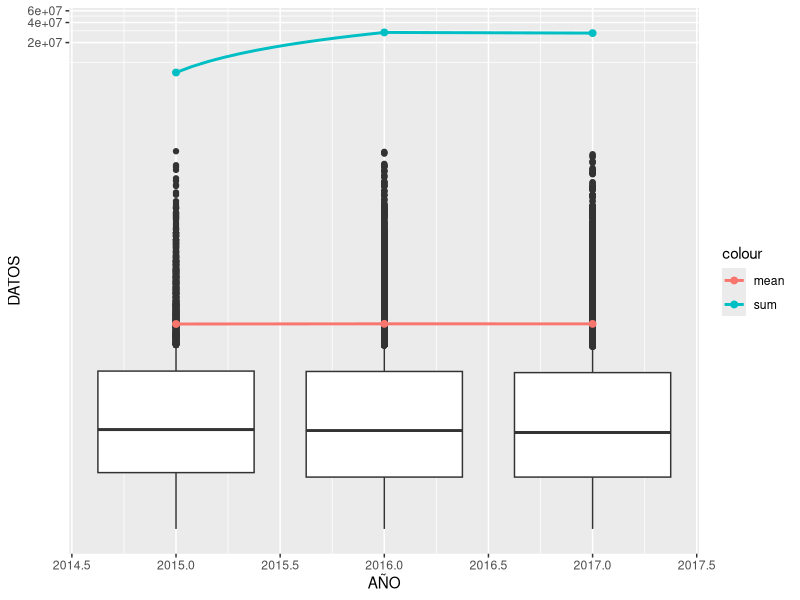
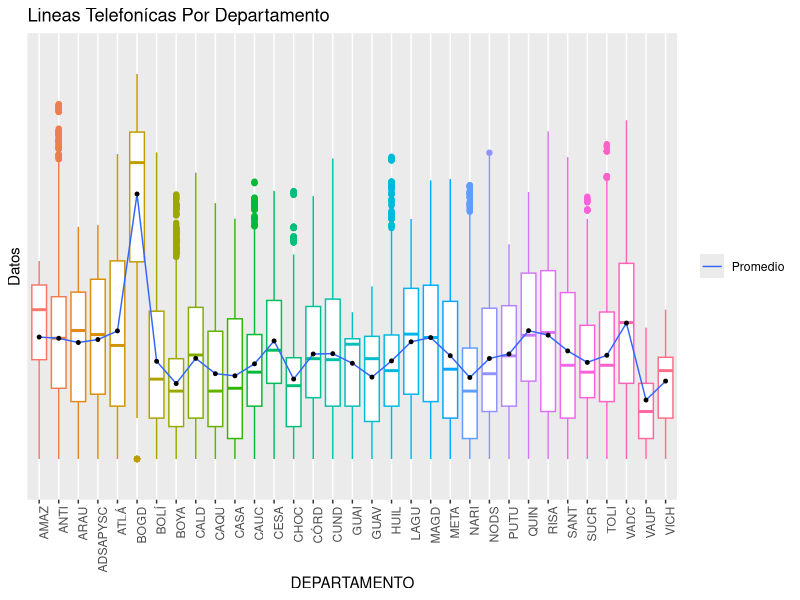
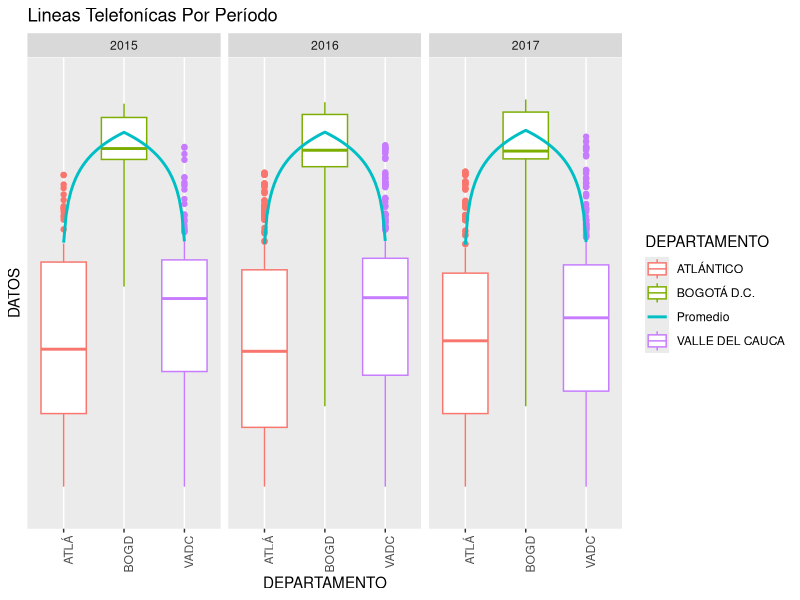
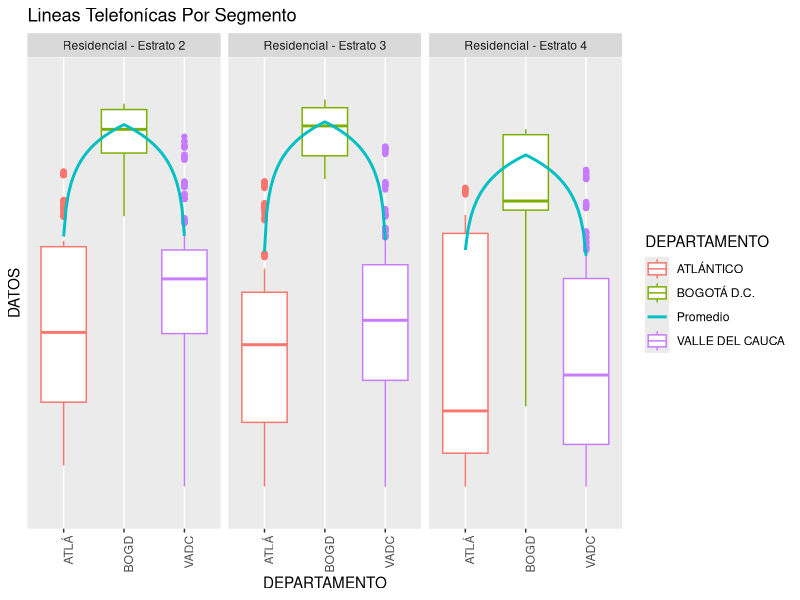
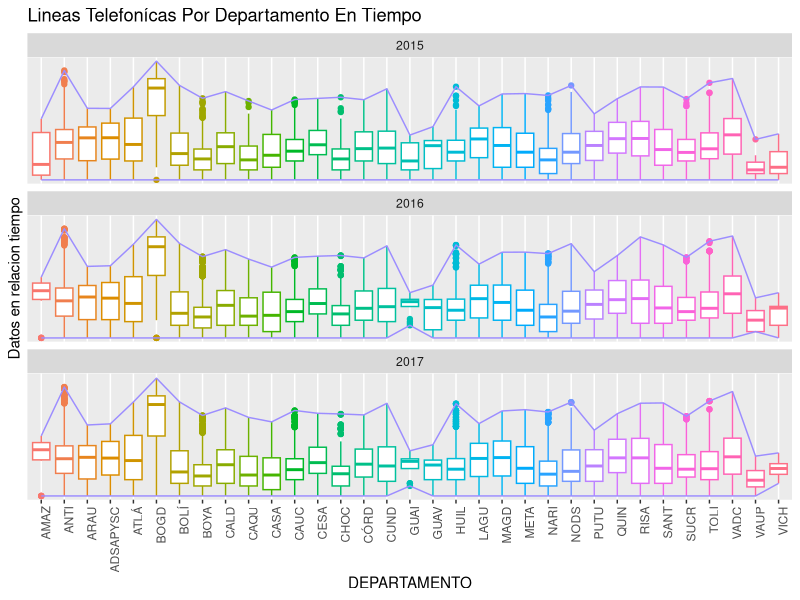
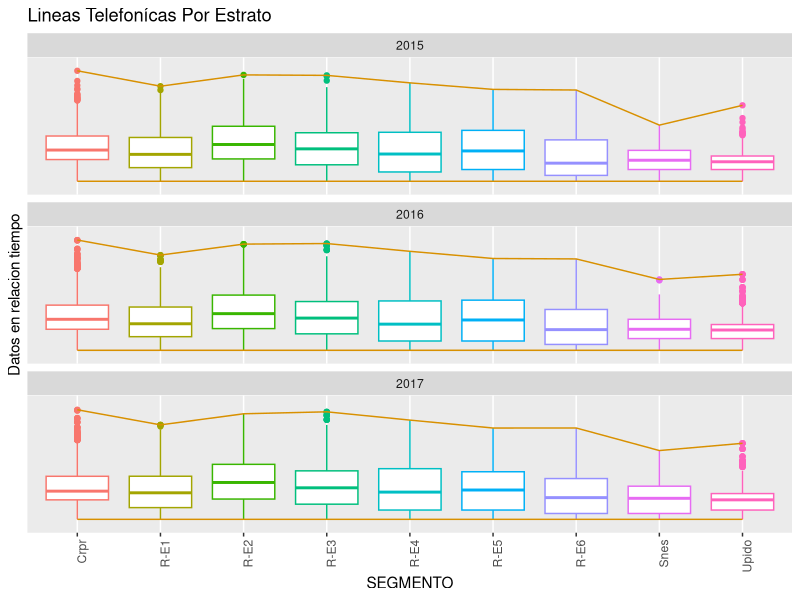
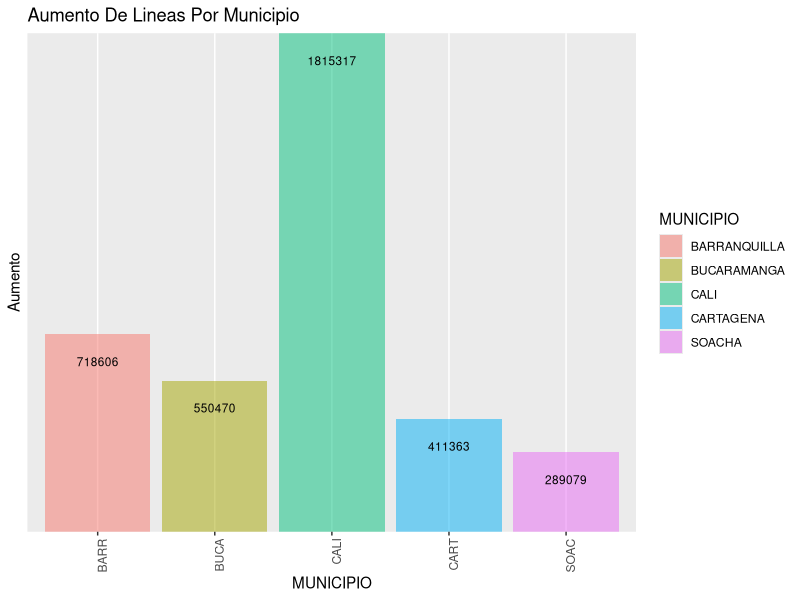
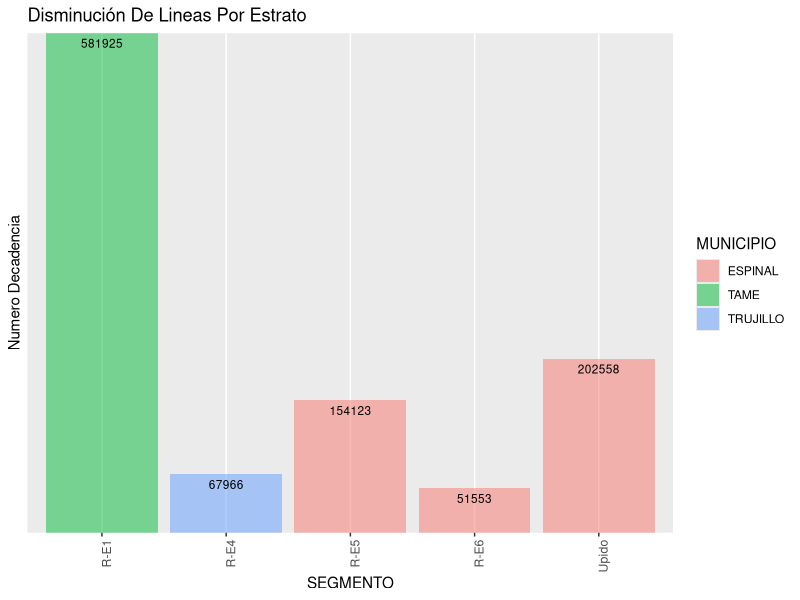

These figures' R source, in order:
## ---- chunk 1
knitr::opts_chunk$set(echo = TRUE)
## ---- chunk 2
library(stringr)
## ---- chunk 3
# leemos los datos como siempre
data_sad <- read.csv("data.csv")
data_fine <- data_sad
## ---- chunk 4
# creamos una funcion para ahorrar algo de codigo
año <- function(my.string,expre){
  # mandamos la string y la expresion regular
  #mas info al respecto: https://rstudio-pubs-static.s3.amazonaws.com/74603_76cd14d5983f47408fdf0b323550b846.html
    p <- str_extract(my.string, expre)
    # reemplazamos todo por lo que retornemos en P
    str_replace_all(my.string, "Periodo_...._." , p)
}
## ---- chunk 5
library(data.table)
# una belleza de librería
# hay que dar crédito; pero se modifica para adaptarla
# https://stackoverflow.com/questions/37756389/r-convert-multiple-columns-into-single-column 
setDT(data_fine)
# con esto creamos solo dos columnas; en una de ellas el nombre de las columnas de periodo_xxxx_x y en otra los datos relacionados
data_nice<- melt(data_fine, measure.vars  = patterns("^Periodo"),
      value.name = c("DATOS"), 
      variable.name = "PERIODO",
      variable.factor = FALSE,
      #elimina los NA
      na.rm = TRUE)
data_temp <- data_nice
## ---- chunk 6
  z <- data_temp$PERIODO
# en periodo esta lo que necesitamos; por eso tomamos el año y el periodo por aparte
  data_temp$AÑO <- as.integer(año(z,"20.."))
  data_temp$PERIODO <- as.integer(año(z,".$"))
  # los '-' se reemplazan por NA
  data_temp$DATOS <- as.integer(data_temp$DATOS)
## ---- chunk 7
summary(data_temp)
## ---- chunk 8
library(dplyr)
## ---- chunk 9
library(tidyr)
# eliminando nos NA y 0
data_mela <- data_temp %>%
          filter(!is.na(DATOS) & DATOS != 0) %>%
          droplevels()
## ---- chunk 10
summary(data_mela)
## ---- chunk 11
library(dplyr)
resumen <- data_mela %>% 
           group_by(AÑO) %>%
           summarise(promedio = mean(DATOS),
                     desvEst  = sd(DATOS),
                     sum = sum(DATOS))
resumen
## ---- chunk 12
library(ggplot2)
boxe <- data_mela
  boxe <- boxe%>% select(AÑO, DATOS)
ggplot(boxe, aes(x=AÑO, y=DATOS, group=AÑO))+
    geom_boxplot()+
    stat_summary(fun.y = "mean",geom = "smooth", 
                 aes(colour = "mean",group=1),
                 size = 1) + coord_trans(y="log10")+
    stat_summary(fun.y = "mean",geom = "point", 
                 aes(colour = "mean",group=1),
                 size = 2) + coord_trans(y="log10")+
    
      stat_summary(fun.y = "sum",geom = "smooth", 
                 aes(colour = "sum",group=1),
                 size = 1) + coord_trans(y="log10")+
      stat_summary(fun.y = "sum",geom = "point", 
                 aes(colour = "sum",group=1),
                 size = 2) + coord_trans(y="log10")

## ---- chunk 13
boxe2 <- data_mela
## ---- chunk 14
library(dplyr)
resumen1 <- data_mela %>% 
           group_by(SEGMENTO) %>%
           summarise(promedio = mean(DATOS),
                     desvEst  = sd(DATOS),
                     sum = sum(DATOS))
resumen1
## ---- chunk 15
library(ggplot2)
library(dplyr)
# generamos la grafica; seleccionando lo útil
  boxe2 <- boxe2%>% select(DEPARTAMENTO, DATOS, SEGMENTO, AÑO)
ggplot(boxe2, aes(y=log10(DATOS), x=DEPARTAMENTO, group=DEPARTAMENTO, angle = 45))+
    geom_boxplot(aes(colour = DEPARTAMENTO))+
    scale_colour_discrete(guide=FALSE)+
    # theme(hjust = 1)+
    # facet_wrap(~ AÑO, ncol = 3) +
    # algo de estilos
    theme(axis.text.x = element_text(angle = 90, hjust = 1))+
    #se resumen los nombres; son muy largos
    scale_x_discrete(label=abbreviate)+
    scale_y_discrete(label=abbreviate)+
      stat_summary(fun.y = "mean",geom = "smooth", 
                 aes(fill = "Promedio",group=1),
                 size = 0.5) +
        stat_summary(fun.y = "mean",geom = "point", 
                 aes(group=1),
                 size = 1)+
  labs(title = "Lineas Telefonícas Por Departamento", y="Datos")+
  theme(legend.title=element_blank())  

  
    # geom_smooth(data = resumen1, 
    #            aes(SEGMENTO, log(promedio), colour = "promedio", group=1),
    #            size = 1, stat="identity")+
    #   geom_point(data = resumen1, 
    #            aes(SEGMENTO, log(promedio), colour = "promedio", group=1),
    #            size = 2, stat="identity")
## ---- chunk 16
library(dplyr)
boxe3 <- data_mela
# separamos los estratos que nos interesan
  boxe3 <- boxe3%>% select(DEPARTAMENTO, DATOS, SEGMENTO, AÑO)%>%
  filter(SEGMENTO %in% "Residencial - Estrato 2" |  SEGMENTO %in% "Residencial - Estrato 3" | SEGMENTO %in% "Residencial - Estrato 4")
## ---- chunk 17
library(dplyr)
# un anlisis con lo que se tiene
resumen2 <- boxe3 %>% 
           group_by(DEPARTAMENTO) %>%
           summarise(promedio = mean(DATOS),
                     desvEst  = sd(DATOS),
                     sum = sum(DATOS),
                     max = max(DATOS))
resumen2[order(-resumen2$promedio),] 
## ---- chunk 18
library(dplyr)
# separamos los deptos que nos interesan
  boxe3 <- boxe3%>% select(DEPARTAMENTO, DATOS, SEGMENTO, AÑO)%>%
  filter(DEPARTAMENTO %in% "BOGOTÁ D.C." |  DEPARTAMENTO %in% "VALLE DEL CAUCA" |DEPARTAMENTO %in% "ATLÁNTICO")

## ---- chunk 19
resumen3 <- boxe3 %>% 
           group_by(DEPARTAMENTO) %>%
           summarise(promedio = mean(DATOS),
                     desvEst  = sd(DATOS),
                     sum = sum(DATOS),
                     max = max(DATOS))

resumen3
## ---- chunk 20
resumen33 <- boxe3 %>% 
           group_by(SEGMENTO) %>%
           summarise(promedio = mean(DATOS),
                     desvEst  = sd(DATOS),
                     sum = sum(DATOS),
                     max = max(DATOS))

resumen33
## ---- chunk 21
library(ggplot2)

ggplot(boxe3, aes(y=DATOS, x=DEPARTAMENTO, group=DEPARTAMENTO, angle = 45))+
    geom_boxplot(aes(colour = DEPARTAMENTO))+
    facet_wrap(~ AÑO, ncol = 3) +
    theme(axis.text.x = element_text(angle = 90, hjust = 1))+
    scale_x_discrete(label=abbreviate)+
    scale_y_discrete(label=abbreviate)+
      stat_summary(fun.y = "mean",geom = "smooth", 
                 aes(colour = "Promedio",group=1),
                 size = 1) + coord_trans(y="log10")+
    labs(title = "Lineas Telefonícas Por Período")
## ---- chunk 22
library(ggplot2)

ggplot(boxe3, aes(y=DATOS, x=DEPARTAMENTO, group=DEPARTAMENTO, angle = 45))+
    geom_boxplot(aes(colour = DEPARTAMENTO))+
    facet_wrap(~ SEGMENTO, ncol = 3) +
    theme(axis.text.x = element_text(angle = 90, hjust = 1))+
    scale_x_discrete(label=abbreviate)+
    scale_y_discrete(label=abbreviate)+
      stat_summary(fun.y = "mean",geom = "smooth", 
                 aes(colour = "Promedio",group=1),
                 size = 1) + coord_trans(y="log10")+
    labs(title = "Lineas Telefonícas Por Segmento")
## ---- chunk 23
boxe4 <- data_mela
## ---- chunk 24
resumen4 <- boxe4 %>% 
           group_by(DEPARTAMENTO,AÑO) %>%
           summarise(promedio = mean(DATOS),
                     desvEst  = sd(DATOS),
                     sum = sum(DATOS),
                     max = max(DATOS))

resumen4[order(-resumen4$promedio),] 
## ---- chunk 25
library(ggplot2)
library(dplyr)
# generamos la grafica; seleccionando lo útil
  boxe4 <- boxe4%>% select(DEPARTAMENTO, DATOS, AÑO)
ggplot(boxe4, aes(y=logb(DATOS,base=2), x=DEPARTAMENTO, group=DEPARTAMENTO, angle = 45))+
    geom_boxplot(aes(colour = DEPARTAMENTO))+
    scale_colour_discrete(guide=FALSE)+
    # theme(hjust = 1)+
     facet_wrap(~ AÑO, nrow  = 3) +
    # algo de estilos
    theme(axis.text.x = element_text(angle = 90, hjust = 1))+
    #se resumen los nombres; son muy largos
    scale_x_discrete(label=abbreviate)+
    scale_y_discrete(label=abbreviate)+
    stat_summary(fun.y = "max",geom = "smooth", 
                 aes(colour = "Promedio",group=1),
                 size = 0.5) +
      stat_summary(fun.y = "min",geom = "smooth", 
                 aes(colour = "Promedio",group=1),
                 size = 0.5)+
    labs(title = "Lineas Telefonícas Por Departamento En Tiempo", y="Datos en relacion tiempo")
## ---- chunk 26
boxe5 <- data_mela
## ---- chunk 27
resumen5 <- boxe5 %>% 
           group_by(SEGMENTO,AÑO) %>%
           summarise(promedio = mean(DATOS),
                     desvEst  = sd(DATOS),
                     sum = sum(DATOS),
                     max = max(DATOS))

resumen5[order(-resumen5$promedio),] 
## ---- chunk 28
library(ggplot2)
library(dplyr)
# generamos la grafica; seleccionando lo útil
  boxe5 <- boxe5%>% select(SEGMENTO, DATOS, AÑO)
ggplot(boxe5, aes(y=logb(DATOS,base=14), x=SEGMENTO, group=SEGMENTO, angle = 45))+
    geom_boxplot(aes(colour = SEGMENTO))+
    scale_colour_discrete(guide=FALSE)+
    # theme(hjust = 1)+
     facet_wrap(~ AÑO, nrow  = 3) +
    # algo de estilos
    theme(axis.text.x = element_text(angle = 90, hjust = 1))+
    #se resumen los nombres; son muy largos
    scale_x_discrete(label=abbreviate)+
    scale_y_discrete(label=abbreviate)+
    stat_summary(fun.y = "max",geom = "smooth", 
                 aes(colour = "Promedio",group=1),
                 size = 0.5) +
    stat_summary(fun.y = "min",geom = "smooth", 
                 aes(colour = "Promedio",group=1),
                 size = 0.5)+  labs(title = "Lineas Telefonícas Por Estrato", y="Datos en relacion tiempo")
## ---- chunk 29
boxe6 <- data_mela
## ---- chunk 30
library(dplyr)
box2015 <- boxe6 %>% 
           group_by(MUNICIPIO,AÑO) %>%
           summarise(sumdos = sum(DATOS))%>%
  filter(AÑO %in% "2015")

# resumen 2016
box2016 <- boxe6 %>% 
           group_by(MUNICIPIO,AÑO) %>%
           summarise(sumdos = sum(DATOS))%>%
  filter(AÑO %in% "2016")


# resumen 2017
box2017 <- boxe6 %>% 
           group_by(MUNICIPIO,AÑO) %>%
           summarise(sumdos = sum(DATOS))%>%
  filter(AÑO %in% "2017")

## ---- chunk 31
box15_16_17 <- NULL
box15_16<- NULL
## ---- chunk 32
# similar a la calibración de celulares en el proyeco final se une lo obtendio anteriormente
box_15_16 <- box2015 %>%
          select(MUNICIPIO, AÑO, sumdos)%>%
           inner_join(select(box2016,MUNICIPIO, AÑO, sumdos), 
                      by = "MUNICIPIO")
box15_16_17 <- box_15_16 %>%
           inner_join(select(box2017,MUNICIPIO, AÑO, sumdos), 
                      by = "MUNICIPIO")
box15_16_17 <- as.data.frame(box15_16_17)
## ---- chunk 33
data_deptxy <- box15_16_17 %>%
            filter(sumdos.x > sumdos.y)
  data_deptxy$dif <- data_deptxy$sumdos.y - data_deptxy$sumdos
  data_deptxy
## ---- chunk 34
data_deptys <- box15_16_17 %>%
            filter(sumdos.y > sumdos)
  data_deptys$dif <- data_deptys$sumdos.y - data_deptys$sumdos
  arrange(data_deptys, desc(dif))
## ---- chunk 35
library(dplyr)
box2015ed <- boxe6 %>% 
           group_by(MUNICIPIO,AÑO,SEGMENTO) %>%
           summarise(sumdos = sum(DATOS))%>%
  filter(AÑO %in% "2015")


# resumen 2016
box2016ed <- boxe6 %>% 
           group_by(MUNICIPIO,AÑO,SEGMENTO) %>%
           summarise(sumdos = sum(DATOS))%>%
  filter(AÑO %in% "2016")


# resumen 2017
box2017ed <- boxe6 %>% 
           group_by(MUNICIPIO,AÑO,SEGMENTO) %>%
           summarise(sumdos = sum(DATOS))%>%
  filter(AÑO %in% "2017")

## ---- chunk 36
box2015ed <- as.data.frame(group_by(box2015ed, SEGMENTO))
box2016ed <- as.data.frame(group_by(box2016ed, SEGMENTO))
box2017ed <- as.data.frame(group_by(box2017ed, SEGMENTO))
## ---- chunk 37
summary(box2015ed)
## ---- chunk 38
library(plyr)
# similar al de la calibración, pero para el caso se debe usar otra función, la anterior no sirvió
box_15_16ed <- NULL
box_15_16ed <- merge(box2015ed, box2016ed, all = TRUE, by = "row.names")
box_15_16_17ed <- merge(box_15_16ed, box2017ed, all = TRUE, by = "row.names")
## ---- chunk 39
# se elimina la redundancia de datos
box_15_16_17ed$Row.names <-NULL
box_15_16_17ed$Row.names <-NULL
## ---- chunk 40
data_deptestra <- box_15_16_17ed %>%
            filter(sumdos.x <  sumdos.y)
  d1516 <- data_deptestra$sumdos.y - data_deptestra$sumdos.x
  data_deptestra$dif_15_16 <- d1516
  arrange(data_deptestra, desc(dif_15_16))
## ---- chunk 41
data_deptestra <- data_deptestra %>%
            filter(sumdos.y <  sumdos)
  d1617 <- data_deptestra$sumdos - data_deptestra$sumdos.y
  data_deptestra$dif_16_17 <- d1617
  data_deptestra$dif_15_16_17 <- d1617 + data_deptestra$dif_15_16
  data_deptestra <- data_deptestra[, -c(1:8)] 
  data_deptestra$AÑO <- NULL
  arrange(data_deptestra, desc(dif_15_16_17))
## ---- chunk 42
data_mun<- box15_16_17 %>%
            filter(sumdos.x <  sumdos.y &sumdos.y <  sumdos)
  d <- data_mun$sumdos.y - data_mun$sumdos.x
  data_mun$dif_15_16_17 <- d
  # data_mun <- data_mun[c(1, 5),] 
  data_mun <- arrange(data_mun, desc(dif_15_16_17))
  cincomun <- data_mun[c(1:5),] 
  cincomun
## ---- chunk 43
library(ggplot2)

    
ggplot(cincomun, aes(MUNICIPIO,dif_15_16_17,group=(MUNICIPIO)))+
    geom_histogram(aes(fill =MUNICIPIO), stat = "identity",alpha = 0.5)+
  geom_text(aes(label = dif_15_16_17, y = dif_15_16_17-100000), size = 3)+
  # theme(legend.position = "bottom") + 
  labs(title = "Aumento De Lineas Por Municipio", y="Aumento")+
    theme(axis.text.x = element_text(angle = 90, hjust = 1))+
    scale_x_discrete(label=abbreviate)+
    scale_y_discrete(label=abbreviate)
## ---- chunk 44
data_deptestramin <- box_15_16_17ed %>%
            filter(sumdos.x >  sumdos.y)
  d1516 <- data_deptestramin$sumdos.x - data_deptestramin$sumdos.y
  data_deptestramin$dif_15_16 <- d1516
  arrange(data_deptestramin, desc(dif_15_16))
## ---- chunk 45
data_deptestramin <- data_deptestramin %>%
            filter(sumdos.y  > sumdos)
  d1617 <- data_deptestramin$sumdos.y - data_deptestramin$sumdos 
  data_deptestramin$dif_16_17 <- d1617
  data_deptestramin$dif_15_16_17 <- d1617 + data_deptestramin$dif_15_16
   data_deptestramin <- data_deptestramin[, -c(1:8)] 
  data_deptestramin$AÑO <- NULL
  data_deptestramin <- data_deptestramin[, -c(3:5)] 
  cincomin <- arrange(data_deptestramin, desc(dif_15_16_17))
    cincomin <- cincomin[c(1:5),] 

  cincomin
## ---- chunk 46
library(ggplot2)

    
ggplot(cincomin, aes(SEGMENTO,(dif_15_16_17),group=(MUNICIPIO)))+
    geom_histogram(aes(fill =MUNICIPIO), stat="identity",alpha = 0.5)+
  geom_text(aes(label = dif_15_16_17, y = dif_15_16_17-11800), size = 3)+
   # facet_wrap(~ MUNICIPIO, ncol   = 3) +
  labs(title = "Disminución De Lineas Por Estrato", y="Numero Decadencia")+
    theme(axis.text.x = element_text(angle = 90, hjust = 1))+
    scale_x_discrete(label=abbreviate)+
    scale_y_discrete(label=abbreviate)
